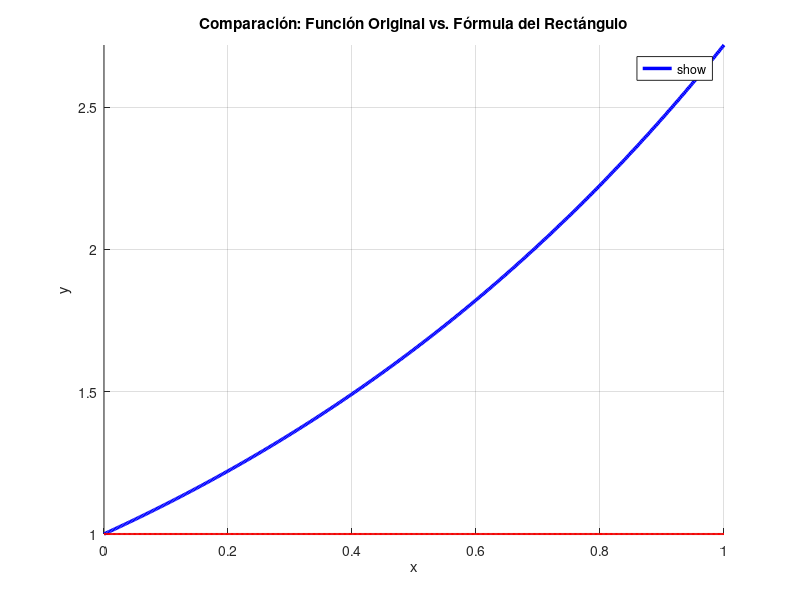
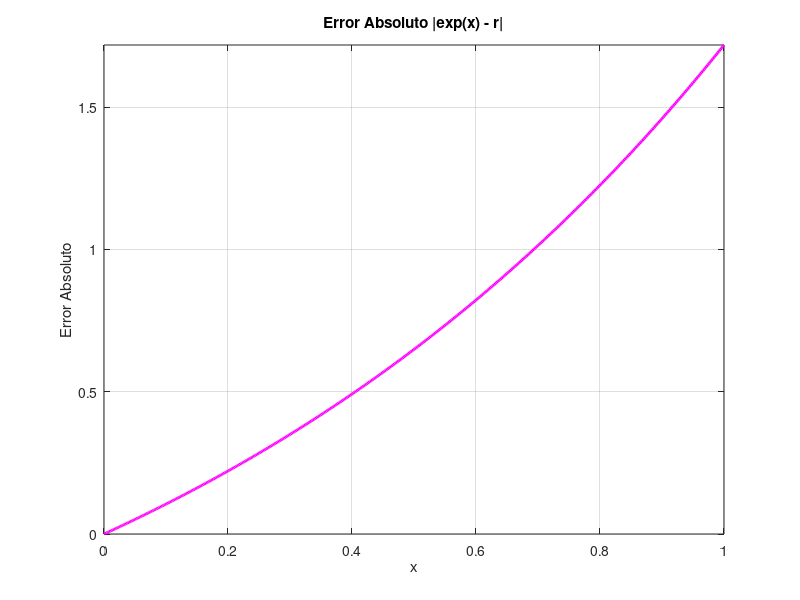

MATLAB code to generate these figures, in order:
% =========================================================================
% SCRIPT PARA VISUALIZAR LA INTERPOLACIÓN DE LAGRANGE Y SU ERROR
%
% Descripción:
%   Este script interpola una función 'f' con un polinomio de Lagrange
%   de grado 'n' en un intervalo definido. Luego, genera dos gráficos:
%   1. Una comparación visual de la función original vs. el polinomio.
%   2. Un gráfico del error absoluto de la aproximación.
%
% Dependencia:
%   Requiere la función 'evaluarLagrange_auto.m' en el mismo directorio.
% =========================================================================

% --- Limpieza del Entorno ---
clear;         % Borra las variables del workspace
clc;           % Limpia la ventana de comandos
close all;     % Cierra todas las figuras abiertas

% --- PARÁMETROS DEFINIBLES POR EL USUARIO ---
% Modifica estas tres líneas para experimentar

% 1. Función que se va a interpolar (usa el formato de handle @(x) ...)
f = @(x) exp(x); 
% Otras funciones para probar:

% 2. Intervalo de interpolación y ploteo [limite_inferior, limite_superior]
intervalo = [0, 1];

% 3. Valor de la función al principio del intervalo  (rectangulo_izq), al medio
% (rectangulo_medio), al final del intervalo (rectangulo_der)
r = f(intervalo(1));
%r = f((intervalo(1) + intervalo(2)) / 2);
%r = f(intervalo(2));

% --- PARÁMETROS TÉCNICOS ---
% Número de puntos para generar los gráficos (a mayor número, más suave la curva)
num_puntos_plot = 500;


% --- CÁLCULOS ---

% 1. Crear el vector de puntos para la evaluación y el ploteo
x_eval = linspace(intervalo(1), intervalo(2), num_puntos_plot);

% 2. Evaluar la función original en esos puntos para tener la curva "real"
y_original = f(x_eval);

% 3. Calcular los valores del polinomio de Lagrange en los mismos puntos
%    Llamamos a la función que creamos en el paso anterior.
y_polinomio = linspace(r, r, num_puntos_plot);

% 4. Calcular el error absoluto en cada punto
error_absoluto = abs(y_original - y_polinomio);


% --- GENERACIÓN DE GRÁFICOS ---

% GRÁFICO 1: Comparación de la función original y el polinomio
figure('Name', 'Comparación de Funciones', 'NumberTitle', 'off');
hold on;

% Plotea la función original (línea azul sólida y gruesa)
plot(x_eval, y_original, 'b-', 'LineWidth', 2.5, 'DisplayName', 'Función Original exp(x)');

% Plotea el polinomio interpolador (línea roja discontinua)
plot(x_eval, y_polinomio, 'r-', 'LineWidth', 1.5, 'DisplayName', ['Rectángulo izquierdo']);

% Configuración del gráfico
title(['Comparación: Función Original vs. Fórmula del Rectángulo']);
xlabel('x');
ylabel('y');
legend('show', 'Location', 'best');
grid on;
axis tight; % Ajusta los ejes para que se vean todos los datos
hold off;


% GRÁFICO 2: Error de la aproximación
figure('Name', 'Error de Aproximación', 'NumberTitle', 'off');

% Plotea el error absoluto con una línea de color magenta
plot(x_eval, error_absoluto, 'm-', 'LineWidth', 2);

% Configuración del gráfico
title(['Error Absoluto |exp(x) - r|']);
xlabel('x');
ylabel('Error Absoluto');
grid on;
axis tight;